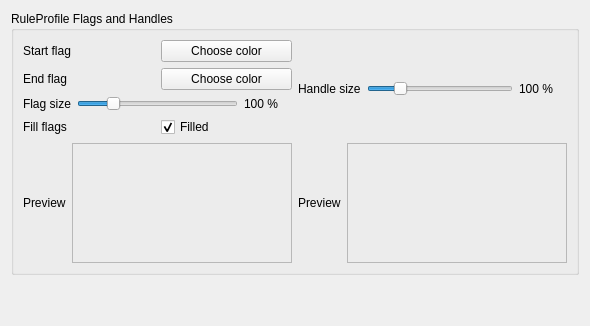
          <widget class="QWidget" name="tab">
           <attribute name="title">
            <string>Flags &amp; Handles</string>
           </attribute>
           <layout class="QVBoxLayout" name="verticalLayout_18">
            <item>
             <widget class="QGroupBox" name="flagSettingsGroup">
             <property name="title">
               <string>RuleProfile Flags and Handles</string>
              </property>
              <layout class="QHBoxLayout" name="horizontalLayout_8">
               <item>
                <layout class="QVBoxLayout" name="verticalLayout_14">
                 <item>
                  <layout class="QHBoxLayout" name="horizontalLayout">
                   <item>
                    <widget class="QLabel" name="labelStartFlagColor">
                     <property name="text">
                      <string>Start flag</string>
                     </property>
                    </widget>
                   </item>
                   <item>
                    <widget class="QPushButton" name="startFlagColorButton">
                     <property name="text">
                      <string>Choose color</string>
                     </property>
                    </widget>
                   </item>
                  </layout>
                 </item>
                 <item>
                  <layout class="QHBoxLayout" name="horizontalLayout_3">
                   <item>
                    <widget class="QLabel" name="labelEndFlagColor">
                     <property name="text">
                      <string>End flag</string>
                     </property>
                    </widget>
                   </item>
                   <item>
                    <widget class="QPushButton" name="endFlagColorButton">
                     <property name="text">
                      <string>Choose color</string>
                     </property>
                    </widget>
                   </item>
                  </layout>
                 </item>
                 <item>
                  <layout class="QHBoxLayout" name="horizontalLayout_2">
                   <item>
                    <widget class="QLabel" name="labelFlagScale">
                     <property name="text">
                      <string>Flag size</string>
                     </property>
                    </widget>
                   </item>
                   <item>
                    <widget class="QSlider" name="flagScaleSlider">
                     <property name="minimum">
                      <number>50</number>
                     </property>
                     <property name="maximum">
                      <number>300</number>
                     </property>
                     <property name="singleStep">
                      <number>5</number>
                     </property>
                     <property name="pageStep">
                      <number>10</number>
                     </property>
                     <property name="value">
                      <number>100</number>
                     </property>
                     <property name="orientation">
                      <enum>Qt::Orientation::Horizontal</enum>
                     </property>
                    </widget>
                   </item>
                   <item>
                    <widget class="QLabel" name="flagScaleValueLabel">
                     <property name="minimumSize">
                      <size>
                       <width>48</width>
                       <height>0</height>
                      </size>
                     </property>
                     <property name="text">
                      <string>100 %</string>
                     </property>
                    </widget>
                   </item>
                  </layout>
                 </item>
                 <item>
                  <layout class="QHBoxLayout" name="horizontalLayout_4">
                   <item>
                    <widget class="QLabel" name="labelFlagFill">
                     <property name="text">
                      <string>Fill flags</string>
                     </property>
                    </widget>
                   </item>
                   <item>
                    <widget class="QCheckBox" name="fillFlagsCheckBox">
                     <property name="text">
                      <string>Filled</string>
                     </property>
                     <property name="checked">
                      <bool>true</bool>
                     </property>
                    </widget>
                   </item>
                  </layout>
                 </item>
                 <item>
                  <layout class="QHBoxLayout" name="horizontalLayout_5">
                   <item>
                    <widget class="QLabel" name="labelFlagPreview">
                     <property name="text">
                      <string>Preview</string>
                     </property>
                    </widget>
                   </item>
                   <item>
                    <widget class="QLabel" name="flagPreviewLabel">
                     <property name="minimumSize">
                      <size>
                       <width>220</width>
                       <height>120</height>
                      </size>
                     </property>
                     <property name="frameShape">
                      <enum>QFrame::Shape::StyledPanel</enum>
                     </property>
                     <property name="text">
                      <string/>
                     </property>
                    </widget>
                   </item>
                  </layout>
                 </item>
                </layout>
               </item>
               <item>
                <layout class="QVBoxLayout" name="verticalLayout_15">
                 <item>
                  <layout class="QHBoxLayout" name="horizontalLayout_7">
                   <item>
                    <widget class="QLabel" name="labelHandleScale">
                     <property name="text">
                      <string>Handle size</string>
                     </property>
                    </widget>
                   </item>
                   <item>
                    <widget class="QSlider" name="handleScaleSlider">
                     <property name="minimum">
                      <number>50</number>
                     </property>
                     <property name="maximum">
                      <number>300</number>
                     </property>
                     <property name="singleStep">
                      <number>5</number>
                     </property>
                     <property name="pageStep">
                      <number>10</number>
                     </property>
                     <property name="value">
                      <number>100</number>
                     </property>
                     <property name="orientation">
                      <enum>Qt::Orientation::Horizontal</enum>
                     </property>
                    </widget>
                   </item>
                   <item>
                    <widget class="QLabel" name="handleScaleValueLabel">
                     <property name="minimumSize">
                      <size>
                       <width>48</width>
                       <height>0</height>
                      </size>
                     </property>
                     <property name="text">
                      <string>100 %</string>
                     </property>
                    </widget>
                   </item>
                  </layout>
                 </item>
                 <item>
                  <layout class="QHBoxLayout" name="horizontalLayout_6">
                   <item>
                    <widget class="QLabel" name="labelHandlePreview">
                     <property name="text">
                      <string>Preview</string>
                     </property>
                    </widget>
                   </item>
                   <item>
                    <widget class="QLabel" name="handlePreviewLabel">
                     <property name="minimumSize">
                      <size>
                       <width>220</width>
                       <height>120</height>
                      </size>
                     </property>
                     <property name="frameShape">
                      <enum>QFrame::Shape::StyledPanel</enum>
                     </property>
                     <property name="text">
                      <string/>
                     </property>
                    </widget>
                   </item>
                  </layout>
                 </item>
                </layout>
               </item>
              </layout>
             </widget>
            </item>
            <item>
             <spacer name="verticalSpacer">
              <property name="orientation">
               <enum>Qt::Orientation::Vertical</enum>
              </property>
              <property name="sizeHint" stdset="0">
               <size>
                <width>20</width>
                <height>40</height>
               </size>
              </property>
             </spacer>
            </item>
           </layout>
          </widget>
